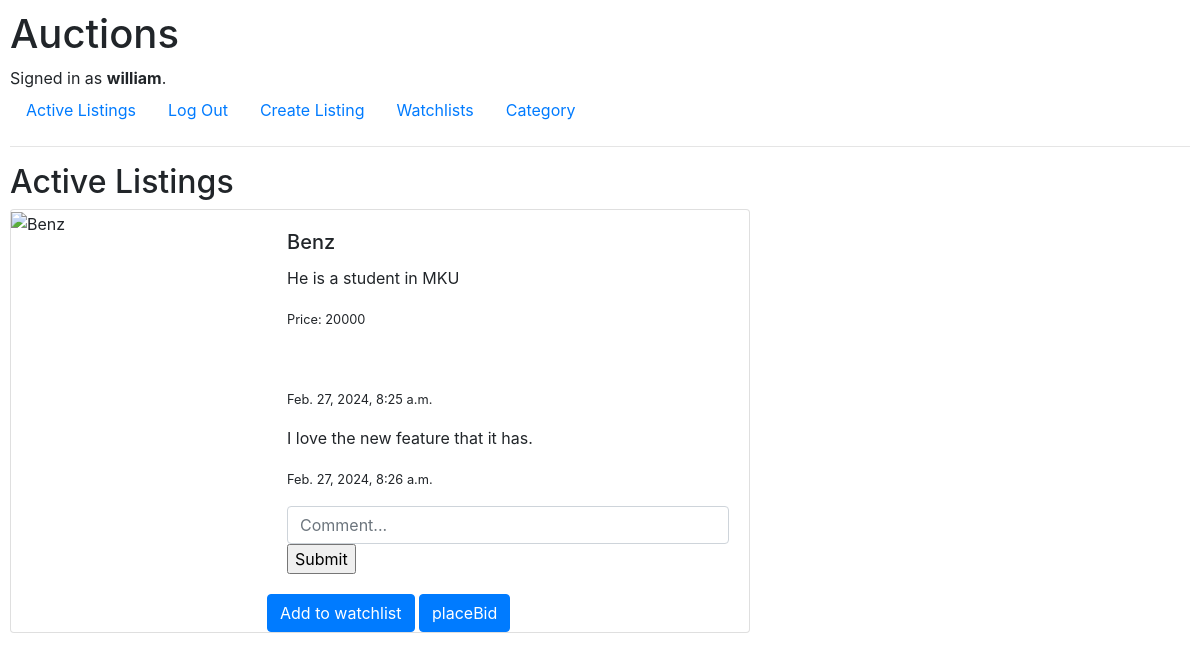
The page /details/1 (signed in) on the database as committed earlier.
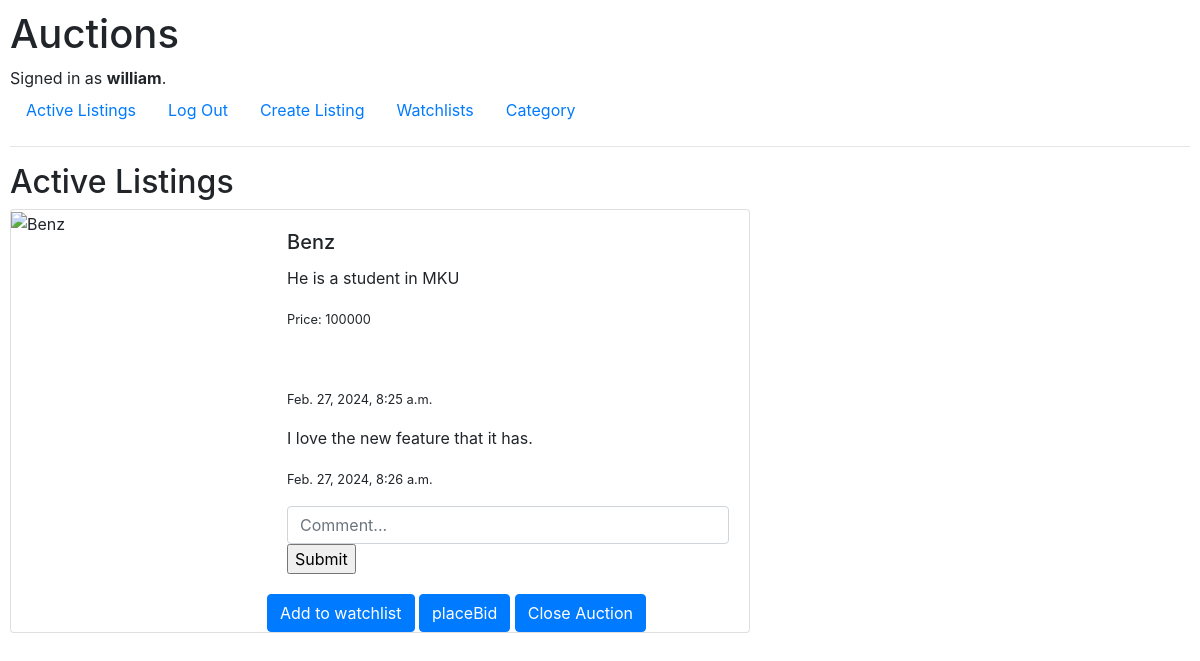
The same page on the database as committed later.
### auctions/models.py (models this page shows, shortened)
class Listing(models.Model):
    creator=models.ForeignKey(User,on_delete=models.CASCADE,related_name='creates',default='')
    name=models.CharField(max_length=200)
    image=models.URLField(default='')
    description=models.CharField(max_length=400)
    amount=models.OneToOneField('Bid',related_name='price',on_delete=models.CASCADE)
    category=models.ForeignKey('Category',on_delete=models.CASCADE)
    status=models.BooleanField()
    watchlist=models.ManyToManyField(User,related_name='watchlists',null=True,blank=True)

class Bid(models.Model):
    bid_amount=models.IntegerField()
    bid_time=models.DateTimeField(auto_now_add=True)
    bidder=models.ForeignKey(User,related_name='owner',on_delete=models.CASCADE)
    listing=models.ForeignKey(Listing,on_delete=models.CASCADE,related_name='listingBid',default='',null=True,blank=True)

### auctions/views.py (the view)
# urls.py: path('details/<int:id>',views.detailed,name='detailed'),
def detailed(request, id):
    user=request.user
    product=Listing.objects.get(id=id)
    isTrue=product in user.watchlists.all()
    allcomments=Comment.objects.filter(listing=product)
    return render(request,'auctions/detailed.html',{
        'product':product,
        'isTrue':isTrue,
        'allcomments':allcomments
    })

### auctions/templates/auctions/detailed.html (shortened to what this page needs)
{% extends "auctions/layout.html" %}
{% block body %}
    <h2>Active Listings</h2>
    <div class="card mb-3" style="max-width: 740px;">
        <div class="row g-0">
          <div class="col-md-4">
            <img src="{{product.image}}" class="img-fluid rounded-start" alt="{{product.name}}">
          </div>
          <div class="col-md-8">
            <div class="card-body">
                <h5 class="card-title">{{product.name}}</h5>
                <p class="card-text">{{product.description}}</p>
                <p class="card-text"><small class="text-body-secondary">Price: {{product.amount.bid_amount}}</small></p>
            </div>
            <div class="card-body">
                {% for comment in allcomments %}
                    <p class="card-text">{{ comment.message }}</p>
                    <p class="card-text"><small class="text-body-secondary">{{ comment.time }}</small></p>
                {% empty %}
                    <i>No comments yet.</i>
                {% endfor %}
                {% if user.is_authenticated %}
                    <form action="{% url 'comment' product.id %}" method="post"> {% csrf_token %}
                        <input type="text" class="form-control" name="comment" placeholder="Comment..." >
                        <input type="submit" name="submit">
                    </form>
                {% endif %}
            </div>
            {% if request.user.is_authenticated %}
                {% if isTrue %}
                    <a href="{% url 'removeFromWatchlist' product.id %}" class="btn btn-primary">Remove from watchlist</a>
                {% else %}
                    <a href="{% url 'addToWatchlist' product.id %}" class="btn btn-primary">Add to watchlist</a>
                {% endif %}
                <a href="{% url 'placeBid' product.id %}" class="btn btn-primary">placeBid</a>
            {% endif %}
            {% if request.user.is_authenticated and request.user == product.creator and product.status %}
              <a href="{% url 'close_auction' product.id %}" class="btn btn-primary">Close Auction</a>
            {% endif %}
          </div>
        </div>
      </div>
{% endblock %}

Rows that differ between the two databases and show on the page:
changed Listing "Benz": amount.bid_amount "20000" → "100000"; status False → True (drawn)
Other text that changed with them:
text now shown: "Close Auction"
